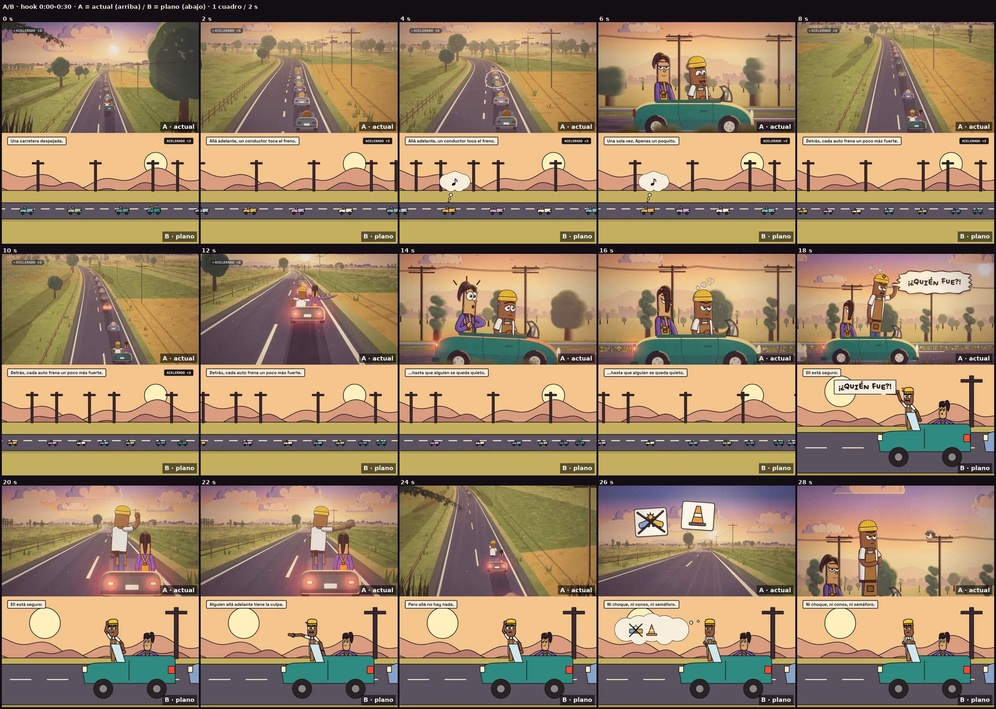
#> input picture newchannel/art/style_test_flat/ab_contact_small.jpg, 996 x 709 px, shrunk from 2159 x 1536 before the run
$ python alpha-patch.py ../../newchannel/art/style_test_flat/ab_contact_small.jpg ../../newchannel/art/style_test_flat/faces_blockAflat_small.jpg ../../newchannel/art/style_test_flat/faces_blockAflat_small.jpg
#> lines starting #> are read from the running program, lines starting #| are printed output that depends on the picture
"""Deterministic background-to-alpha patch (no generative content).
mode 'white'  : remove the flat light background connected to the image border.
mode 'checker': additionally remove enclosed pockets of a baked two-tone
                transparency checkerboard (holes between rails, inside handles)."""
import sys, numpy as np
from PIL import Image
from scipy import ndimage

def patch(src, dst, mode):
    a = np.asarray(Image.open(src).convert('RGBA')).copy()
    rgb = a[..., :3].astype(int); al = a[..., 3]
#> after `al = a[..., 3]`: al: shape (709, 996); every value is 255
    light = (rgb.min(2) >= 190) & ((rgb.max(2) - rgb.min(2)) <= 22)
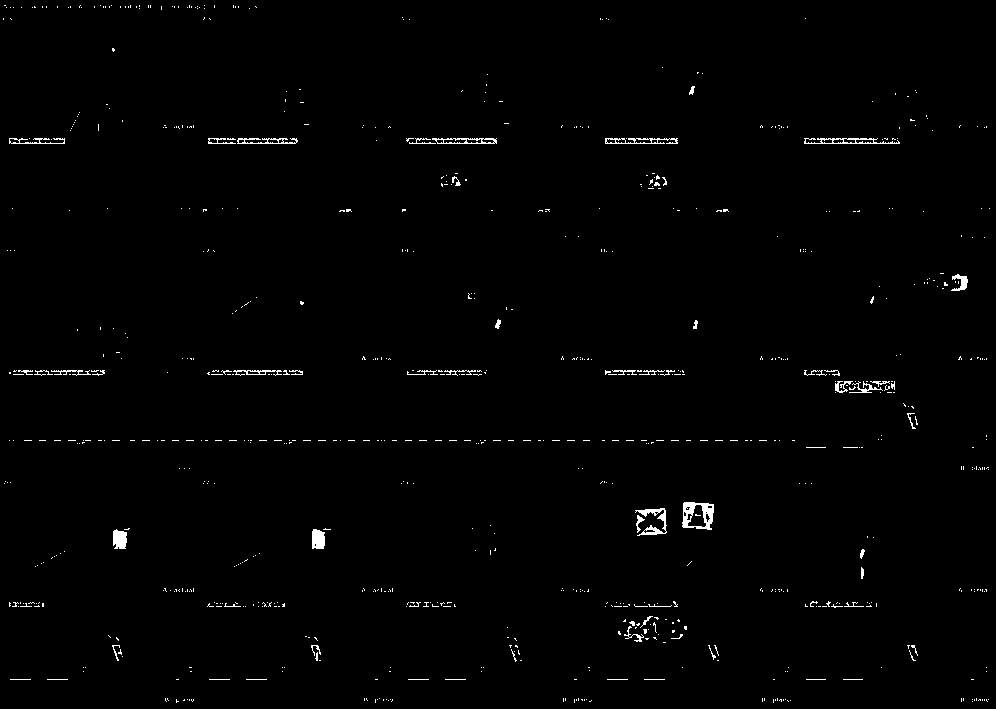
#> light: shape (709, 996) bool; 0.98% white in thin lines or dots
    lab, n = ndimage.label(light | (al < 16))
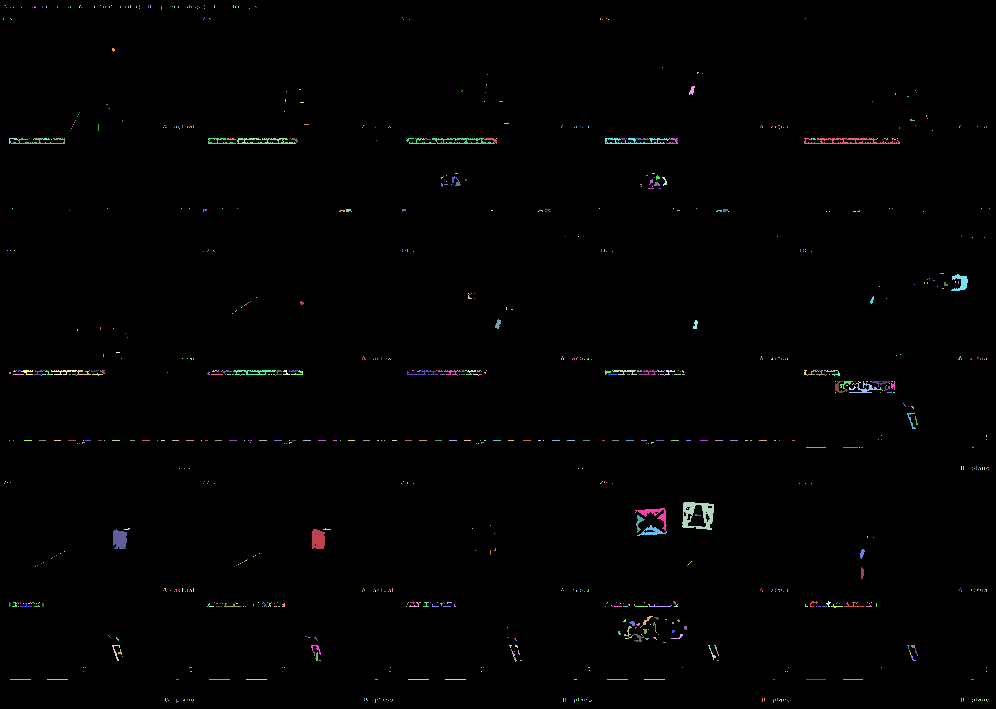
#> lab: shape (709, 996) int32; 1014 distinct labels, from 0 to 1013; one colour per label, 0 black
#> n = 1013
    border = set(np.unique(np.concatenate([lab[0], lab[-1], lab[:, 0], lab[:, -1]]))) - {0}
#> border = 0 items
    bg = np.isin(lab, list(border))
#> bg: shape (709, 996) bool; every value is 0
    if mode == 'checker':
        # the two checker tones, measured on the border-connected background
        lum = rgb.mean(2)
        tones = lum[bg & (al > 200)]
        lo, hi = np.percentile(tones, 10), np.percentile(tones, 90)
        mid = (lo + hi) / 2
        for i in range(1, n + 1):
            if i in border: continue
            comp = lab == i
            if comp.sum() < 24: continue
            l = lum[comp]
            dark = (np.abs(l - lo) < 8).mean(); bright = (np.abs(l - hi) < 8).mean()
            if dark > 0.15 and bright > 0.15 and dark + bright > 0.8:
                bg |= comp
    bg = ndimage.binary_opening(bg, iterations=1) | (al < 16)
    soft = ndimage.binary_dilation(bg, iterations=1) & ~bg
    out = al.copy(); out[bg] = 0; out[soft] = np.minimum(out[soft], 128)
    a[..., 3] = out
    Image.fromarray(a).save(dst)

if __name__ == '__main__':
    patch(sys.argv[1], sys.argv[2], sys.argv[3])
